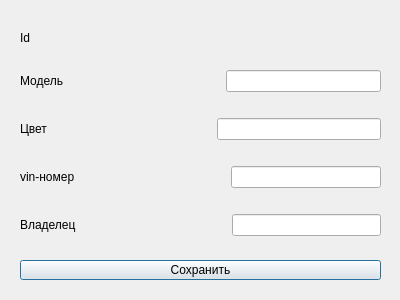
<?xml version="1.0" encoding="UTF-8"?>
<ui version="4.0">
 <class>Dialog</class>
 <widget class="QDialog" name="Dialog">
  <property name="geometry">
   <rect>
    <x>0</x>
    <y>0</y>
    <width>400</width>
    <height>300</height>
   </rect>
  </property>
  <property name="windowTitle">
   <string>Dialog</string>
  </property>
  <widget class="QWidget" name="verticalLayoutWidget">
   <property name="geometry">
    <rect>
     <x>20</x>
     <y>50</y>
     <width>361</width>
     <height>206</height>
    </rect>
   </property>
   <layout class="QVBoxLayout" name="verticalLayout">
    <item>
     <layout class="QHBoxLayout" name="horizontalLayout_2">
      <item>
       <widget class="QLabel" name="labelMod">
        <property name="text">
         <string>Модель</string>
        </property>
       </widget>
      </item>
      <item>
       <spacer name="horizontalSpacer_2">
        <property name="orientation">
         <enum>Qt::Horizontal</enum>
        </property>
        <property name="sizeHint" stdset="0">
         <size>
          <width>40</width>
          <height>20</height>
         </size>
        </property>
       </spacer>
      </item>
      <item>
       <widget class="QLineEdit" name="lineEditModel"/>
      </item>
     </layout>
    </item>
    <item>
     <layout class="QHBoxLayout" name="horizontalLayout_7">
      <item>
       <widget class="QLabel" name="labelCol">
        <property name="text">
         <string>Цвет</string>
        </property>
       </widget>
      </item>
      <item>
       <spacer name="horizontalSpacer_7">
        <property name="orientation">
         <enum>Qt::Horizontal</enum>
        </property>
        <property name="sizeHint" stdset="0">
         <size>
          <width>40</width>
          <height>20</height>
         </size>
        </property>
       </spacer>
      </item>
      <item>
       <widget class="QLineEdit" name="lineEditColor"/>
      </item>
     </layout>
    </item>
    <item>
     <layout class="QHBoxLayout" name="horizontalLayout_6">
      <item>
       <widget class="QLabel" name="labelVin">
        <property name="text">
         <string>vin-номер</string>
        </property>
       </widget>
      </item>
      <item>
       <spacer name="horizontalSpacer_6">
        <property name="orientation">
         <enum>Qt::Horizontal</enum>
        </property>
        <property name="sizeHint" stdset="0">
         <size>
          <width>40</width>
          <height>20</height>
         </size>
        </property>
       </spacer>
      </item>
      <item>
       <widget class="QLineEdit" name="lineEditVin"/>
      </item>
     </layout>
    </item>
    <item>
     <layout class="QHBoxLayout" name="horizontalLayout_5">
      <item>
       <widget class="QLabel" name="labelOwn">
        <property name="text">
         <string>Владелец</string>
        </property>
       </widget>
      </item>
      <item>
       <spacer name="horizontalSpacer_5">
        <property name="orientation">
         <enum>Qt::Horizontal</enum>
        </property>
        <property name="sizeHint" stdset="0">
         <size>
          <width>40</width>
          <height>20</height>
         </size>
        </property>
       </spacer>
      </item>
      <item>
       <widget class="QLineEdit" name="lineEditOwn"/>
      </item>
     </layout>
    </item>
   </layout>
  </widget>
  <widget class="QLabel" name="labeId">
   <property name="geometry">
    <rect>
     <x>20</x>
     <y>30</y>
     <width>351</width>
     <height>16</height>
    </rect>
   </property>
   <property name="text">
    <string>Id</string>
   </property>
  </widget>
  <widget class="QPushButton" name="pushButtonSaveCar">
   <property name="geometry">
    <rect>
     <x>20</x>
     <y>260</y>
     <width>361</width>
     <height>20</height>
    </rect>
   </property>
   <property name="text">
    <string>Сохранить</string>
   </property>
  </widget>
 </widget>
 <resources/>
 <connections/>
</ui>
